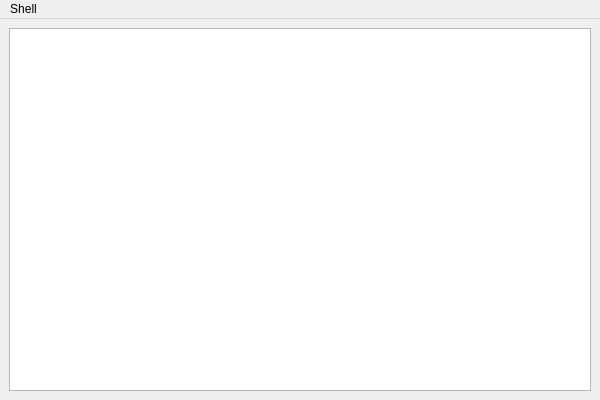
<?xml version="1.0" encoding="UTF-8"?>
<ui version="4.0">
 <class>QTUIJavaScriptShell</class>
 <widget class="QMainWindow" name="QTUIJavaScriptShell">
  <property name="geometry">
   <rect>
    <x>0</x>
    <y>0</y>
    <width>600</width>
    <height>400</height>
   </rect>
  </property>
  <property name="windowTitle">
   <string>K-3D JavaScript Shell</string>
  </property>
  <widget class="QWidget" name="centralwidget">
   <layout class="QVBoxLayout" name="verticalLayout">
    <item>
     <widget class="k3d::qtui::console::widget" name="console">
      <property name="undoRedoEnabled">
       <bool>false</bool>
      </property>
      <property name="lineWrapMode">
       <enum>QPlainTextEdit::NoWrap</enum>
      </property>
      <property name="readOnly">
       <bool>false</bool>
      </property>
     </widget>
    </item>
   </layout>
  </widget>
  <widget class="QMenuBar" name="menuBar">
   <property name="geometry">
    <rect>
     <x>0</x>
     <y>0</y>
     <width>600</width>
     <height>23</height>
    </rect>
   </property>
   <widget class="QMenu" name="menuShell">
    <property name="title">
     <string>Shell</string>
    </property>
    <addaction name="shell_clear"/>
   </widget>
   <addaction name="menuShell"/>
  </widget>
  <action name="shell_clear">
   <property name="text">
    <string>Clear</string>
   </property>
  </action>
 </widget>
 <customwidgets>
  <customwidget>
   <class>k3d::qtui::console::widget</class>
   <extends>QPlainTextEdit</extends>
   <header location="global">k3dsdk/qtui/console.h</header>
  </customwidget>
 </customwidgets>
 <resources/>
 <connections/>
</ui>
